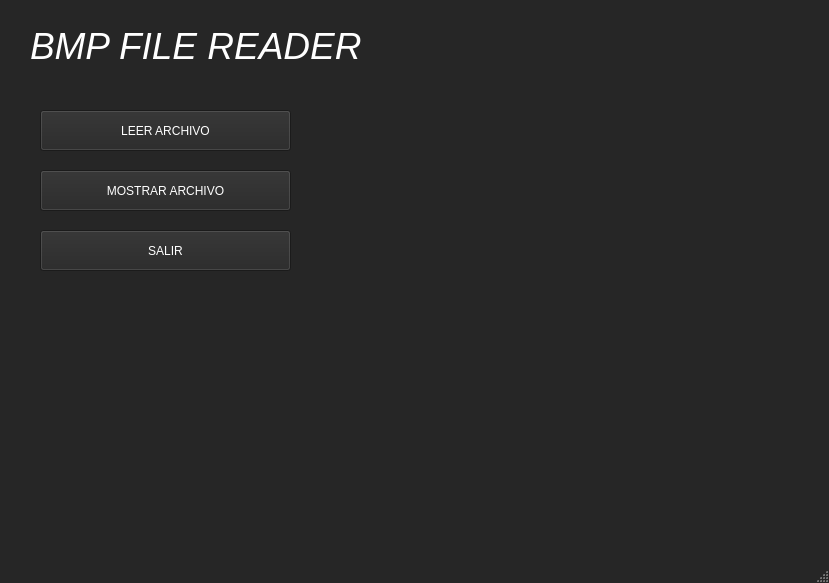
<?xml version="1.0" encoding="UTF-8"?>
<ui version="4.0">
 <class>proyecto</class>
 <widget class="QMainWindow" name="proyecto">
  <property name="geometry">
   <rect>
    <x>0</x>
    <y>0</y>
    <width>829</width>
    <height>583</height>
   </rect>
  </property>
  <property name="palette">
   <palette>
    <active>
     <colorrole role="WindowText">
      <brush brushstyle="SolidPattern">
       <color alpha="255">
        <red>255</red>
        <green>255</green>
        <blue>255</blue>
       </color>
      </brush>
     </colorrole>
     <colorrole role="Button">
      <brush brushstyle="SolidPattern">
       <color alpha="255">
        <red>38</red>
        <green>38</green>
        <blue>38</blue>
       </color>
      </brush>
     </colorrole>
     <colorrole role="Light">
      <brush brushstyle="SolidPattern">
       <color alpha="255">
        <red>57</red>
        <green>57</green>
        <blue>57</blue>
       </color>
      </brush>
     </colorrole>
     <colorrole role="Midlight">
      <brush brushstyle="SolidPattern">
       <color alpha="255">
        <red>47</red>
        <green>47</green>
        <blue>47</blue>
       </color>
      </brush>
     </colorrole>
     <colorrole role="Dark">
      <brush brushstyle="SolidPattern">
       <color alpha="255">
        <red>19</red>
        <green>19</green>
        <blue>19</blue>
       </color>
      </brush>
     </colorrole>
     <colorrole role="Mid">
      <brush brushstyle="SolidPattern">
       <color alpha="255">
        <red>25</red>
        <green>25</green>
        <blue>25</blue>
       </color>
      </brush>
     </colorrole>
     <colorrole role="Text">
      <brush brushstyle="SolidPattern">
       <color alpha="255">
        <red>255</red>
        <green>255</green>
        <blue>255</blue>
       </color>
      </brush>
     </colorrole>
     <colorrole role="BrightText">
      <brush brushstyle="SolidPattern">
       <color alpha="255">
        <red>255</red>
        <green>255</green>
        <blue>255</blue>
       </color>
      </brush>
     </colorrole>
     <colorrole role="ButtonText">
      <brush brushstyle="SolidPattern">
       <color alpha="255">
        <red>255</red>
        <green>255</green>
        <blue>255</blue>
       </color>
      </brush>
     </colorrole>
     <colorrole role="Base">
      <brush brushstyle="SolidPattern">
       <color alpha="255">
        <red>0</red>
        <green>0</green>
        <blue>0</blue>
       </color>
      </brush>
     </colorrole>
     <colorrole role="Window">
      <brush brushstyle="SolidPattern">
       <color alpha="255">
        <red>38</red>
        <green>38</green>
        <blue>38</blue>
       </color>
      </brush>
     </colorrole>
     <colorrole role="Shadow">
      <brush brushstyle="SolidPattern">
       <color alpha="255">
        <red>0</red>
        <green>0</green>
        <blue>0</blue>
       </color>
      </brush>
     </colorrole>
     <colorrole role="AlternateBase">
      <brush brushstyle="SolidPattern">
       <color alpha="255">
        <red>19</red>
        <green>19</green>
        <blue>19</blue>
       </color>
      </brush>
     </colorrole>
     <colorrole role="ToolTipBase">
      <brush brushstyle="SolidPattern">
       <color alpha="255">
        <red>255</red>
        <green>255</green>
        <blue>220</blue>
       </color>
      </brush>
     </colorrole>
     <colorrole role="ToolTipText">
      <brush brushstyle="SolidPattern">
       <color alpha="255">
        <red>0</red>
        <green>0</green>
        <blue>0</blue>
       </color>
      </brush>
     </colorrole>
     <colorrole role="PlaceholderText">
      <brush brushstyle="SolidPattern">
       <color alpha="128">
        <red>255</red>
        <green>255</green>
        <blue>255</blue>
       </color>
      </brush>
     </colorrole>
    </active>
    <inactive>
     <colorrole role="WindowText">
      <brush brushstyle="SolidPattern">
       <color alpha="255">
        <red>255</red>
        <green>255</green>
        <blue>255</blue>
       </color>
      </brush>
     </colorrole>
     <colorrole role="Button">
      <brush brushstyle="SolidPattern">
       <color alpha="255">
        <red>38</red>
        <green>38</green>
        <blue>38</blue>
       </color>
      </brush>
     </colorrole>
     <colorrole role="Light">
      <brush brushstyle="SolidPattern">
       <color alpha="255">
        <red>57</red>
        <green>57</green>
        <blue>57</blue>
       </color>
      </brush>
     </colorrole>
     <colorrole role="Midlight">
      <brush brushstyle="SolidPattern">
       <color alpha="255">
        <red>47</red>
        <green>47</green>
        <blue>47</blue>
       </color>
      </brush>
     </colorrole>
     <colorrole role="Dark">
      <brush brushstyle="SolidPattern">
       <color alpha="255">
        <red>19</red>
        <green>19</green>
        <blue>19</blue>
       </color>
      </brush>
     </colorrole>
     <colorrole role="Mid">
      <brush brushstyle="SolidPattern">
       <color alpha="255">
        <red>25</red>
        <green>25</green>
        <blue>25</blue>
       </color>
      </brush>
     </colorrole>
     <colorrole role="Text">
      <brush brushstyle="SolidPattern">
       <color alpha="255">
        <red>255</red>
        <green>255</green>
        <blue>255</blue>
       </color>
      </brush>
     </colorrole>
     <colorrole role="BrightText">
      <brush brushstyle="SolidPattern">
       <color alpha="255">
        <red>255</red>
        <green>255</green>
        <blue>255</blue>
       </color>
      </brush>
     </colorrole>
     <colorrole role="ButtonText">
      <brush brushstyle="SolidPattern">
       <color alpha="255">
        <red>255</red>
        <green>255</green>
        <blue>255</blue>
       </color>
      </brush>
     </colorrole>
     <colorrole role="Base">
      <brush brushstyle="SolidPattern">
       <color alpha="255">
        <red>0</red>
        <green>0</green>
        <blue>0</blue>
       </color>
      </brush>
     </colorrole>
     <colorrole role="Window">
      <brush brushstyle="SolidPattern">
       <color alpha="255">
        <red>38</red>
        <green>38</green>
        <blue>38</blue>
       </color>
      </brush>
     </colorrole>
     <colorrole role="Shadow">
      <brush brushstyle="SolidPattern">
       <color alpha="255">
        <red>0</red>
        <green>0</green>
        <blue>0</blue>
       </color>
      </brush>
     </colorrole>
     <colorrole role="AlternateBase">
      <brush brushstyle="SolidPattern">
       <color alpha="255">
        <red>19</red>
        <green>19</green>
        <blue>19</blue>
       </color>
      </brush>
     </colorrole>
     <colorrole role="ToolTipBase">
      <brush brushstyle="SolidPattern">
       <color alpha="255">
        <red>255</red>
        <green>255</green>
        <blue>220</blue>
       </color>
      </brush>
     </colorrole>
     <colorrole role="ToolTipText">
      <brush brushstyle="SolidPattern">
       <color alpha="255">
        <red>0</red>
        <green>0</green>
        <blue>0</blue>
       </color>
      </brush>
     </colorrole>
     <colorrole role="PlaceholderText">
      <brush brushstyle="SolidPattern">
       <color alpha="128">
        <red>255</red>
        <green>255</green>
        <blue>255</blue>
       </color>
      </brush>
     </colorrole>
    </inactive>
    <disabled>
     <colorrole role="WindowText">
      <brush brushstyle="SolidPattern">
       <color alpha="255">
        <red>19</red>
        <green>19</green>
        <blue>19</blue>
       </color>
      </brush>
     </colorrole>
     <colorrole role="Button">
      <brush brushstyle="SolidPattern">
       <color alpha="255">
        <red>38</red>
        <green>38</green>
        <blue>38</blue>
       </color>
      </brush>
     </colorrole>
     <colorrole role="Light">
      <brush brushstyle="SolidPattern">
       <color alpha="255">
        <red>57</red>
        <green>57</green>
        <blue>57</blue>
       </color>
      </brush>
     </colorrole>
     <colorrole role="Midlight">
      <brush brushstyle="SolidPattern">
       <color alpha="255">
        <red>47</red>
        <green>47</green>
        <blue>47</blue>
       </color>
      </brush>
     </colorrole>
     <colorrole role="Dark">
      <brush brushstyle="SolidPattern">
       <color alpha="255">
        <red>19</red>
        <green>19</green>
        <blue>19</blue>
       </color>
      </brush>
     </colorrole>
     <colorrole role="Mid">
      <brush brushstyle="SolidPattern">
       <color alpha="255">
        <red>25</red>
        <green>25</green>
        <blue>25</blue>
       </color>
      </brush>
     </colorrole>
     <colorrole role="Text">
      <brush brushstyle="SolidPattern">
       <color alpha="255">
        <red>19</red>
        <green>19</green>
        <blue>19</blue>
       </color>
      </brush>
     </colorrole>
     <colorrole role="BrightText">
      <brush brushstyle="SolidPattern">
       <color alpha="255">
        <red>255</red>
        <green>255</green>
        <blue>255</blue>
       </color>
      </brush>
     </colorrole>
     <colorrole role="ButtonText">
      <brush brushstyle="SolidPattern">
       <color alpha="255">
        <red>19</red>
        <green>19</green>
        <blue>19</blue>
       </color>
      </brush>
     </colorrole>
     <colorrole role="Base">
      <brush brushstyle="SolidPattern">
       <color alpha="255">
        <red>38</red>
        <green>38</green>
        <blue>38</blue>
       </color>
      </brush>
     </colorrole>
     <colorrole role="Window">
      <brush brushstyle="SolidPattern">
       <color alpha="255">
        <red>38</red>
        <green>38</green>
        <blue>38</blue>
       </color>
      </brush>
     </colorrole>
     <colorrole role="Shadow">
      <brush brushstyle="SolidPattern">
       <color alpha="255">
        <red>0</red>
        <green>0</green>
        <blue>0</blue>
       </color>
      </brush>
     </colorrole>
     <colorrole role="AlternateBase">
      <brush brushstyle="SolidPattern">
       <color alpha="255">
        <red>38</red>
        <green>38</green>
        <blue>38</blue>
       </color>
      </brush>
     </colorrole>
     <colorrole role="ToolTipBase">
      <brush brushstyle="SolidPattern">
       <color alpha="255">
        <red>255</red>
        <green>255</green>
        <blue>220</blue>
       </color>
      </brush>
     </colorrole>
     <colorrole role="ToolTipText">
      <brush brushstyle="SolidPattern">
       <color alpha="255">
        <red>0</red>
        <green>0</green>
        <blue>0</blue>
       </color>
      </brush>
     </colorrole>
     <colorrole role="PlaceholderText">
      <brush brushstyle="SolidPattern">
       <color alpha="128">
        <red>255</red>
        <green>255</green>
        <blue>255</blue>
       </color>
      </brush>
     </colorrole>
    </disabled>
   </palette>
  </property>
  <property name="contextMenuPolicy">
   <enum>Qt::NoContextMenu</enum>
  </property>
  <property name="windowTitle">
   <string>proyecto</string>
  </property>
  <widget class="QWidget" name="centralwidget">
   <widget class="QLabel" name="label">
    <property name="geometry">
     <rect>
      <x>410</x>
      <y>40</y>
      <width>491</width>
      <height>381</height>
     </rect>
    </property>
    <property name="palette">
     <palette>
      <active>
       <colorrole role="WindowText">
        <brush brushstyle="SolidPattern">
         <color alpha="255">
          <red>255</red>
          <green>255</green>
          <blue>255</blue>
         </color>
        </brush>
       </colorrole>
       <colorrole role="Button">
        <brush brushstyle="SolidPattern">
         <color alpha="255">
          <red>38</red>
          <green>38</green>
          <blue>38</blue>
         </color>
        </brush>
       </colorrole>
       <colorrole role="Light">
        <brush brushstyle="SolidPattern">
         <color alpha="255">
          <red>57</red>
          <green>57</green>
          <blue>57</blue>
         </color>
        </brush>
       </colorrole>
       <colorrole role="Midlight">
        <brush brushstyle="SolidPattern">
         <color alpha="255">
          <red>47</red>
          <green>47</green>
          <blue>47</blue>
         </color>
        </brush>
       </colorrole>
       <colorrole role="Dark">
        <brush brushstyle="SolidPattern">
         <color alpha="255">
          <red>19</red>
          <green>19</green>
          <blue>19</blue>
         </color>
        </brush>
       </colorrole>
       <colorrole role="Mid">
        <brush brushstyle="SolidPattern">
         <color alpha="255">
          <red>25</red>
          <green>25</green>
          <blue>25</blue>
         </color>
        </brush>
       </colorrole>
       <colorrole role="Text">
        <brush brushstyle="SolidPattern">
         <color alpha="255">
          <red>255</red>
          <green>255</green>
          <blue>255</blue>
         </color>
        </brush>
       </colorrole>
       <colorrole role="BrightText">
        <brush brushstyle="SolidPattern">
         <color alpha="255">
          <red>255</red>
          <green>255</green>
          <blue>255</blue>
         </color>
        </brush>
       </colorrole>
       <colorrole role="ButtonText">
        <brush brushstyle="SolidPattern">
         <color alpha="255">
          <red>255</red>
          <green>255</green>
          <blue>255</blue>
         </color>
        </brush>
       </colorrole>
       <colorrole role="Base">
        <brush brushstyle="SolidPattern">
         <color alpha="255">
          <red>0</red>
          <green>0</green>
          <blue>0</blue>
         </color>
        </brush>
       </colorrole>
       <colorrole role="Window">
        <brush brushstyle="SolidPattern">
         <color alpha="255">
          <red>38</red>
          <green>38</green>
          <blue>38</blue>
         </color>
        </brush>
       </colorrole>
       <colorrole role="Shadow">
        <brush brushstyle="SolidPattern">
         <color alpha="255">
          <red>0</red>
          <green>0</green>
          <blue>0</blue>
         </color>
        </brush>
       </colorrole>
       <colorrole role="AlternateBase">
        <brush brushstyle="SolidPattern">
         <color alpha="255">
          <red>19</red>
          <green>19</green>
          <blue>19</blue>
         </color>
        </brush>
       </colorrole>
       <colorrole role="ToolTipBase">
        <brush brushstyle="SolidPattern">
         <color alpha="255">
          <red>255</red>
          <green>255</green>
          <blue>220</blue>
         </color>
        </brush>
       </colorrole>
       <colorrole role="ToolTipText">
        <brush brushstyle="SolidPattern">
         <color alpha="255">
          <red>0</red>
          <green>0</green>
          <blue>0</blue>
         </color>
        </brush>
       </colorrole>
       <colorrole role="PlaceholderText">
        <brush brushstyle="SolidPattern">
         <color alpha="128">
          <red>255</red>
          <green>255</green>
          <blue>255</blue>
         </color>
        </brush>
       </colorrole>
      </active>
      <inactive>
       <colorrole role="WindowText">
        <brush brushstyle="SolidPattern">
         <color alpha="255">
          <red>255</red>
          <green>255</green>
          <blue>255</blue>
         </color>
        </brush>
       </colorrole>
       <colorrole role="Button">
        <brush brushstyle="SolidPattern">
         <color alpha="255">
          <red>38</red>
          <green>38</green>
          <blue>38</blue>
         </color>
        </brush>
       </colorrole>
       <colorrole role="Light">
        <brush brushstyle="SolidPattern">
         <color alpha="255">
          <red>57</red>
          <green>57</green>
          <blue>57</blue>
         </color>
        </brush>
       </colorrole>
       <colorrole role="Midlight">
        <brush brushstyle="SolidPattern">
         <color alpha="255">
          <red>47</red>
          <green>47</green>
          <blue>47</blue>
         </color>
        </brush>
       </colorrole>
       <colorrole role="Dark">
        <brush brushstyle="SolidPattern">
         <color alpha="255">
          <red>19</red>
          <green>19</green>
          <blue>19</blue>
         </color>
        </brush>
       </colorrole>
       <colorrole role="Mid">
        <brush brushstyle="SolidPattern">
         <color alpha="255">
          <red>25</red>
          <green>25</green>
          <blue>25</blue>
         </color>
        </brush>
       </colorrole>
       <colorrole role="Text">
        <brush brushstyle="SolidPattern">
         <color alpha="255">
          <red>255</red>
          <green>255</green>
          <blue>255</blue>
         </color>
        </brush>
       </colorrole>
       <colorrole role="BrightText">
        <brush brushstyle="SolidPattern">
         <color alpha="255">
          <red>255</red>
          <green>255</green>
          <blue>255</blue>
         </color>
        </brush>
       </colorrole>
       <colorrole role="ButtonText">
        <brush brushstyle="SolidPattern">
         <color alpha="255">
          <red>255</red>
          <green>255</green>
          <blue>255</blue>
         </color>
        </brush>
       </colorrole>
       <colorrole role="Base">
        <brush brushstyle="SolidPattern">
         <color alpha="255">
          <red>0</red>
          <green>0</green>
          <blue>0</blue>
         </color>
        </brush>
       </colorrole>
       <colorrole role="Window">
        <brush brushstyle="SolidPattern">
         <color alpha="255">
          <red>38</red>
          <green>38</green>
          <blue>38</blue>
         </color>
        </brush>
       </colorrole>
       <colorrole role="Shadow">
        <brush brushstyle="SolidPattern">
         <color alpha="255">
          <red>0</red>
          <green>0</green>
          <blue>0</blue>
         </color>
        </brush>
       </colorrole>
       <colorrole role="AlternateBase">
        <brush brushstyle="SolidPattern">
         <color alpha="255">
          <red>19</red>
          <green>19</green>
          <blue>19</blue>
         </color>
        </brush>
       </colorrole>
       <colorrole role="ToolTipBase">
        <brush brushstyle="SolidPattern">
         <color alpha="255">
          <red>255</red>
          <green>255</green>
          <blue>220</blue>
         </color>
        </brush>
       </colorrole>
       <colorrole role="ToolTipText">
        <brush brushstyle="SolidPattern">
         <color alpha="255">
          <red>0</red>
          <green>0</green>
          <blue>0</blue>
         </color>
        </brush>
       </colorrole>
       <colorrole role="PlaceholderText">
        <brush brushstyle="SolidPattern">
         <color alpha="128">
          <red>255</red>
          <green>255</green>
          <blue>255</blue>
         </color>
        </brush>
       </colorrole>
      </inactive>
      <disabled>
       <colorrole role="WindowText">
        <brush brushstyle="SolidPattern">
         <color alpha="255">
          <red>19</red>
          <green>19</green>
          <blue>19</blue>
         </color>
        </brush>
       </colorrole>
       <colorrole role="Button">
        <brush brushstyle="SolidPattern">
         <color alpha="255">
          <red>38</red>
          <green>38</green>
          <blue>38</blue>
         </color>
        </brush>
       </colorrole>
       <colorrole role="Light">
        <brush brushstyle="SolidPattern">
         <color alpha="255">
          <red>57</red>
          <green>57</green>
          <blue>57</blue>
         </color>
        </brush>
       </colorrole>
       <colorrole role="Midlight">
        <brush brushstyle="SolidPattern">
         <color alpha="255">
          <red>47</red>
          <green>47</green>
          <blue>47</blue>
         </color>
        </brush>
       </colorrole>
       <colorrole role="Dark">
        <brush brushstyle="SolidPattern">
         <color alpha="255">
          <red>19</red>
          <green>19</green>
          <blue>19</blue>
         </color>
        </brush>
       </colorrole>
       <colorrole role="Mid">
        <brush brushstyle="SolidPattern">
         <color alpha="255">
          <red>25</red>
          <green>25</green>
          <blue>25</blue>
         </color>
        </brush>
       </colorrole>
       <colorrole role="Text">
        <brush brushstyle="SolidPattern">
         <color alpha="255">
          <red>19</red>
          <green>19</green>
          <blue>19</blue>
         </color>
        </brush>
       </colorrole>
       <colorrole role="BrightText">
        <brush brushstyle="SolidPattern">
         <color alpha="255">
          <red>255</red>
          <green>255</green>
          <blue>255</blue>
         </color>
        </brush>
       </colorrole>
       <colorrole role="ButtonText">
        <brush brushstyle="SolidPattern">
         <color alpha="255">
          <red>19</red>
          <green>19</green>
          <blue>19</blue>
         </color>
        </brush>
       </colorrole>
       <colorrole role="Base">
        <brush brushstyle="SolidPattern">
         <color alpha="255">
          <red>38</red>
          <green>38</green>
          <blue>38</blue>
         </color>
        </brush>
       </colorrole>
       <colorrole role="Window">
        <brush brushstyle="SolidPattern">
         <color alpha="255">
          <red>38</red>
          <green>38</green>
          <blue>38</blue>
         </color>
        </brush>
       </colorrole>
       <colorrole role="Shadow">
        <brush brushstyle="SolidPattern">
         <color alpha="255">
          <red>0</red>
          <green>0</green>
          <blue>0</blue>
         </color>
        </brush>
       </colorrole>
       <colorrole role="AlternateBase">
        <brush brushstyle="SolidPattern">
         <color alpha="255">
          <red>38</red>
          <green>38</green>
          <blue>38</blue>
         </color>
        </brush>
       </colorrole>
       <colorrole role="ToolTipBase">
        <brush brushstyle="SolidPattern">
         <color alpha="255">
          <red>255</red>
          <green>255</green>
          <blue>220</blue>
         </color>
        </brush>
       </colorrole>
       <colorrole role="ToolTipText">
        <brush brushstyle="SolidPattern">
         <color alpha="255">
          <red>0</red>
          <green>0</green>
          <blue>0</blue>
         </color>
        </brush>
       </colorrole>
       <colorrole role="PlaceholderText">
        <brush brushstyle="SolidPattern">
         <color alpha="128">
          <red>255</red>
          <green>255</green>
          <blue>255</blue>
         </color>
        </brush>
       </colorrole>
      </disabled>
     </palette>
    </property>
    <property name="autoFillBackground">
     <bool>true</bool>
    </property>
    <property name="text">
     <string/>
    </property>
    <property name="pixmap">
     <pixmap>../Documentos/animacion.gif</pixmap>
    </property>
   </widget>
   <widget class="QLabel" name="label_2">
    <property name="geometry">
     <rect>
      <x>30</x>
      <y>10</y>
      <width>331</width>
      <height>71</height>
     </rect>
    </property>
    <property name="font">
     <font>
      <pointsize>28</pointsize>
      <italic>true</italic>
     </font>
    </property>
    <property name="text">
     <string>BMP FILE READER</string>
    </property>
   </widget>
   <widget class="QPushButton" name="btnReadFile">
    <property name="geometry">
     <rect>
      <x>40</x>
      <y>110</y>
      <width>251</width>
      <height>41</height>
     </rect>
    </property>
    <property name="text">
     <string>LEER ARCHIVO</string>
    </property>
   </widget>
   <widget class="QPushButton" name="btnShowFile">
    <property name="geometry">
     <rect>
      <x>40</x>
      <y>170</y>
      <width>251</width>
      <height>41</height>
     </rect>
    </property>
    <property name="text">
     <string>MOSTRAR ARCHIVO</string>
    </property>
   </widget>
   <widget class="QPushButton" name="btnsalir">
    <property name="geometry">
     <rect>
      <x>40</x>
      <y>230</y>
      <width>251</width>
      <height>41</height>
     </rect>
    </property>
    <property name="text">
     <string>SALIR</string>
    </property>
   </widget>
  </widget>
  <widget class="QMenuBar" name="menubar">
   <property name="geometry">
    <rect>
     <x>0</x>
     <y>0</y>
     <width>829</width>
     <height>21</height>
    </rect>
   </property>
  </widget>
  <widget class="QStatusBar" name="statusbar"/>
 </widget>
 <resources/>
 <connections/>
</ui>
